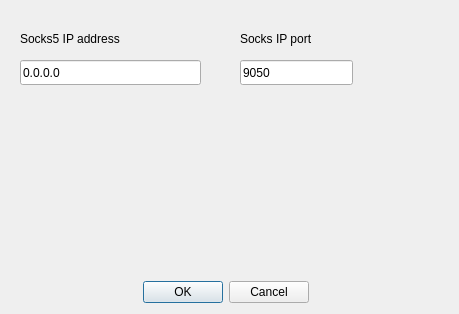
<?xml version="1.0" encoding="UTF-8"?>
<ui version="4.0">
 <class>ProxySettings</class>
 <widget class="QDialog" name="ProxySettings">
  <property name="geometry">
   <rect>
    <x>0</x>
    <y>0</y>
    <width>459</width>
    <height>314</height>
   </rect>
  </property>
  <property name="windowTitle">
   <string>Options</string>
  </property>
  <widget class="QDialogButtonBox" name="buttonBox">
   <property name="geometry">
    <rect>
     <x>140</x>
     <y>280</y>
     <width>169</width>
     <height>25</height>
    </rect>
   </property>
   <property name="standardButtons">
    <set>QDialogButtonBox::Cancel|QDialogButtonBox::Ok</set>
   </property>
  </widget>
  <widget class="QLabel" name="label">
   <property name="geometry">
    <rect>
     <x>20</x>
     <y>30</y>
     <width>121</width>
     <height>17</height>
    </rect>
   </property>
   <property name="text">
    <string>Socks5 IP address</string>
   </property>
  </widget>
  <widget class="QLabel" name="label_2">
   <property name="geometry">
    <rect>
     <x>240</x>
     <y>30</y>
     <width>101</width>
     <height>17</height>
    </rect>
   </property>
   <property name="text">
    <string>Socks IP port</string>
   </property>
  </widget>
  <widget class="QLineEdit" name="lineProxyAddress">
   <property name="geometry">
    <rect>
     <x>20</x>
     <y>60</y>
     <width>181</width>
     <height>25</height>
    </rect>
   </property>
   <property name="toolTip">
    <string>Put your socks5 proxy here or set it to 0.0.0.0 to reset program proxy.</string>
   </property>
   <property name="text">
    <string>0.0.0.0</string>
   </property>
   <property name="placeholderText">
    <string/>
   </property>
  </widget>
  <widget class="QLineEdit" name="lineProxyPort">
   <property name="geometry">
    <rect>
     <x>240</x>
     <y>60</y>
     <width>113</width>
     <height>25</height>
    </rect>
   </property>
   <property name="inputMethodHints">
    <set>Qt::ImhNone</set>
   </property>
   <property name="text">
    <string>9050</string>
   </property>
  </widget>
 </widget>
 <resources/>
 <connections>
  <connection>
   <sender>buttonBox</sender>
   <signal>accepted()</signal>
   <receiver>ProxySettings</receiver>
   <slot>accept()</slot>
   <hints>
    <hint type="sourcelabel">
     <x>224</x>
     <y>352</y>
    </hint>
    <hint type="destinationlabel">
     <x>229</x>
     <y>188</y>
    </hint>
   </hints>
  </connection>
  <connection>
   <sender>buttonBox</sender>
   <signal>rejected()</signal>
   <receiver>ProxySettings</receiver>
   <slot>reject()</slot>
   <hints>
    <hint type="sourcelabel">
     <x>224</x>
     <y>352</y>
    </hint>
    <hint type="destinationlabel">
     <x>229</x>
     <y>188</y>
    </hint>
   </hints>
  </connection>
 </connections>
</ui>
